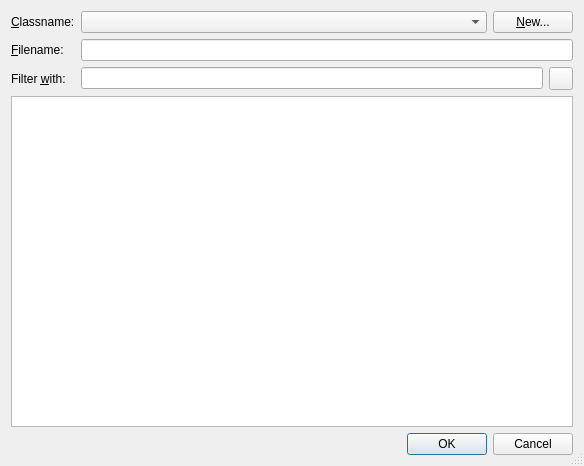
<?xml version="1.0" encoding="UTF-8"?>
<ui version="4.0">
 <class>CreateDialogCodeDialog</class>
 <widget class="QDialog" name="CreateDialogCodeDialog">
  <property name="geometry">
   <rect>
    <x>0</x>
    <y>0</y>
    <width>584</width>
    <height>466</height>
   </rect>
  </property>
  <property name="windowTitle">
   <string>Forms code generator</string>
  </property>
  <property name="sizeGripEnabled">
   <bool>true</bool>
  </property>
  <layout class="QVBoxLayout">
   <item>
    <layout class="QGridLayout">
     <item row="1" column="0">
      <widget class="QLabel" name="label_2">
       <property name="text">
        <string>&amp;Filename:</string>
       </property>
       <property name="buddy">
        <cstring>filenameEdit</cstring>
       </property>
      </widget>
     </item>
     <item row="0" column="2" colspan="2">
      <widget class="QPushButton" name="newButton">
       <property name="toolTip">
        <string>Press to generate a new forms class</string>
       </property>
       <property name="text">
        <string>&amp;New...</string>
       </property>
      </widget>
     </item>
     <item row="0" column="0">
      <widget class="QLabel" name="label">
       <property name="text">
        <string>&amp;Classname:</string>
       </property>
       <property name="buddy">
        <cstring>classNameCombo</cstring>
       </property>
      </widget>
     </item>
     <item row="2" column="3">
      <widget class="QToolButton" name="clearFilterButton">
       <property name="text">
        <string/>
       </property>
      </widget>
     </item>
     <item row="0" column="1">
      <widget class="QComboBox" name="classNameCombo">
       <property name="sizePolicy">
        <sizepolicy hsizetype="Expanding" vsizetype="Fixed">
         <horstretch>0</horstretch>
         <verstretch>0</verstretch>
        </sizepolicy>
       </property>
       <property name="toolTip">
        <string>Select the class that should get the forms code</string>
       </property>
      </widget>
     </item>
     <item row="1" column="1" colspan="3">
      <widget class="QLineEdit" name="filenameEdit">
       <property name="toolTip">
        <string>Displays the name of the file containing the code</string>
       </property>
       <property name="readOnly">
        <bool>true</bool>
       </property>
      </widget>
     </item>
     <item row="2" column="1" colspan="2">
      <widget class="QLineEdit" name="filterEdit">
       <property name="toolTip">
        <string>Enter a regular expression to filter the list below</string>
       </property>
      </widget>
     </item>
     <item row="2" column="0">
      <widget class="QLabel" name="label_3">
       <property name="text">
        <string>Filter &amp;with:</string>
       </property>
       <property name="buddy">
        <cstring>filterEdit</cstring>
       </property>
      </widget>
     </item>
    </layout>
   </item>
   <item>
    <widget class="QTreeView" name="slotsView">
     <property name="sortingEnabled">
      <bool>true</bool>
     </property>
    </widget>
   </item>
   <item>
    <widget class="QDialogButtonBox" name="buttonBox">
     <property name="orientation">
      <enum>Qt::Horizontal</enum>
     </property>
     <property name="standardButtons">
      <set>QDialogButtonBox::Cancel|QDialogButtonBox::Ok</set>
     </property>
    </widget>
   </item>
  </layout>
 </widget>
 <tabstops>
  <tabstop>classNameCombo</tabstop>
  <tabstop>newButton</tabstop>
  <tabstop>filenameEdit</tabstop>
  <tabstop>filterEdit</tabstop>
  <tabstop>clearFilterButton</tabstop>
  <tabstop>slotsView</tabstop>
  <tabstop>buttonBox</tabstop>
 </tabstops>
 <resources/>
 <connections>
  <connection>
   <sender>buttonBox</sender>
   <signal>rejected()</signal>
   <receiver>CreateDialogCodeDialog</receiver>
   <slot>reject()</slot>
   <hints>
    <hint type="sourcelabel">
     <x>292</x>
     <y>453</y>
    </hint>
    <hint type="destinationlabel">
     <x>286</x>
     <y>274</y>
    </hint>
   </hints>
  </connection>
 </connections>
</ui>
